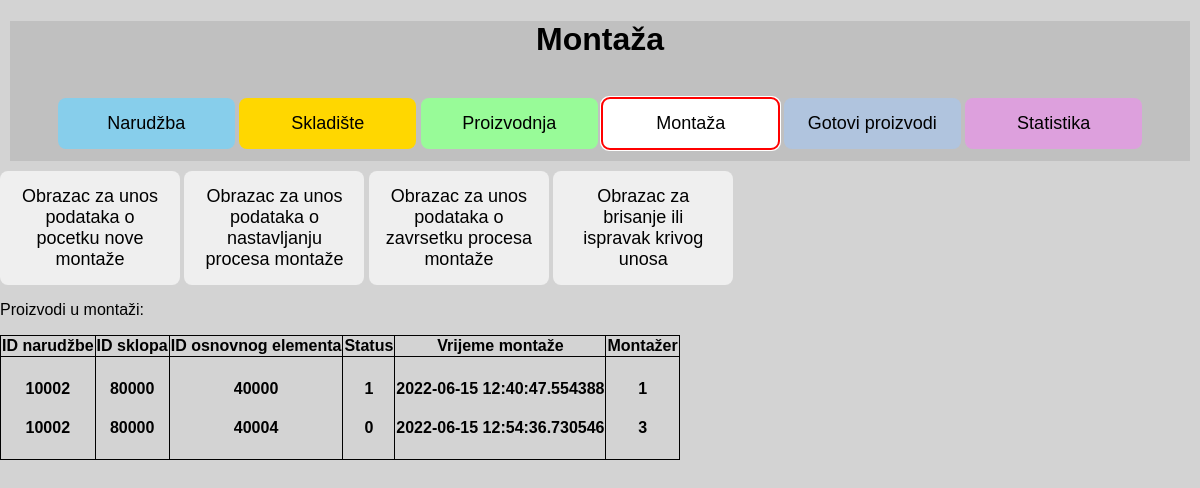
/installation, run on an earlier commit of the app's database.
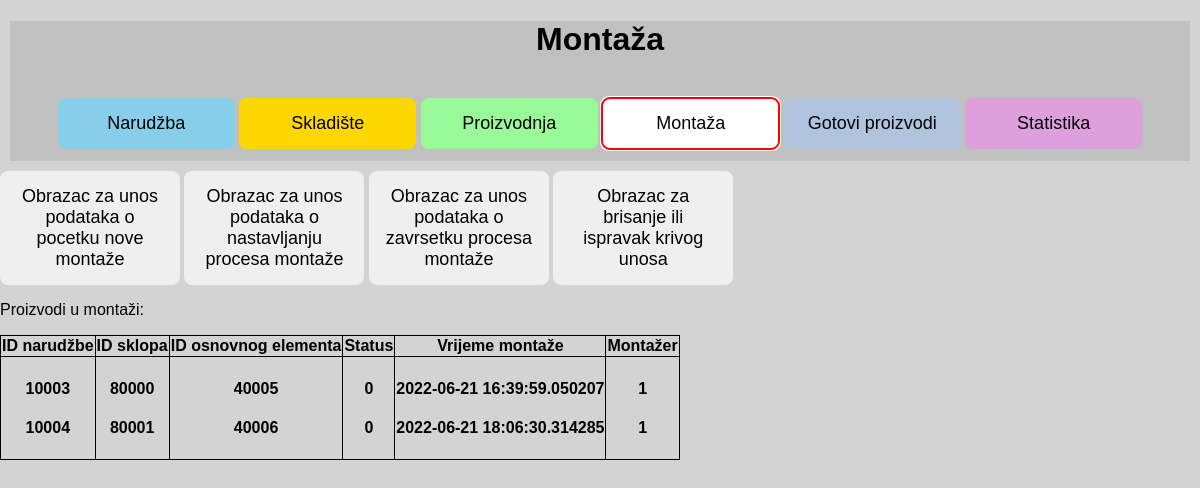
And on a later commit of the database.
### app.py (models this page shows, shortened)
class Installation(db.Model):
    __tablename__ = "installation"
    auto_id = db.Column(db.Integer, primary_key=True)
    order_id = db.Column(db.Integer)
    installation_id = db.Column(db.Integer)
    part_id = db.Column(db.Integer)
    installation_status = db.Column(db.String(200))
    installation_time = db.Column(db.DateTime, default=datetime.now)
    installation_worker = db.Column(db.Integer)
    first_time = True

### app.py (the view)
@app.route("/installation")
def installation():
    product = Installation.query.order_by(Installation.installation_id)
    return render_template("installation.html", product=product)

### templates/installation.html (shortened to what this page needs)
{% extends 'base.html' %}
{% block head %}
<link rel="stylesheet" href="{{ url_for('static', filename='css/installation.css') }}">
{% endblock %}
{% block body %}
<div class="content">
    <h1 id="Naslov">Montaža</h1>
    <br>
    <button class="btn btn-1" , onclick="window.location.href='/order'">Narudžba</button>
    <button class="btn btn-2" , onclick="window.location.href='/warehouse'">Skladište</button>
    <button class="btn btn-3" , onclick="window.location.href='/manufacturing'">Proizvodnja</button>
    <button class="btn btn-4" , onclick="window.location.href='/installation'">Montaža</button>
    <button class="btn btn-5" , onclick="window.location.href='/finishedproduct'">Gotovi proizvodi</button>
    <button class="btn btn-6" , onclick="window.location.href='/statistic'">Statistika</button>
</div>
<button class="btn" , onclick="window.location.href='/new_installation_form'">Obrazac za unos podataka o pocetku nove
    montaže</button>
<button class="btn" , onclick="window.location.href='/existing_installation_form'">Obrazac za unos podataka o
    nastavljanju procesa montaže</button>
<button class="btn" , onclick="window.location.href='/finished_installation_form'">Obrazac za unos podataka o zavrsetku
    procesa montaže</button>
<button class="btn" , onclick="window.location.href='/update_installation_form'">Obrazac za brisanje ili ispravak krivog
    unosa</button>
<p>Proizvodi u montaži:</p>
<table>
    <tr>
        <th>ID narudžbe</th>
        <th>ID sklopa</th>
        <th>ID osnovnog elementa</th>
        <th>Status</th>
        <th>Vrijeme montaže</th>
        <th>Montažer</th>
    </tr>
    <tr>
        <th>
            {% for manufacturing in product %}
            <h4>
                {{manufacturing.order_id}}
            </h4>
            {% endfor %}
        </th>
        <th>
            {% for manufacturing in product %}
            <h4>
                {{manufacturing.installation_id}}
            </h4>
            {% endfor %}
        </th>
        <th>
            {% for manufacturing in product %}
            <h4>
                {{manufacturing.part_id}}
            </h4>
            {% endfor %}
        </th>
        <th>
            {% for manufacturing in product %}
            <h4>
                {{manufacturing.installation_status}}
            </h4>
            {% endfor %}
        </th>
        <th>
            {% for manufacturing in product %}
            <h4>
                {{manufacturing.installation_time}}
            </h4>
            {% endfor %}
        </th>
        <th>
            {% for manufacturing in product %}
            <h4>
                {{manufacturing.installation_worker}}
            </h4>
            {% endfor %}
        </th>
    </tr>
</table>
{% endblock %}

What changed in the data, as far as the page shows it:
changed Installation (number 1 of 2 on the later page): order_id "10002" → "10003"; part_id "40000" → "40005"; installation_status "1" → "0"; installation_time "2022-06-15 12:40:47.554388" → "2022-06-21 16:39:59.050207"
changed Installation (number 2 of 2 on the later page): order_id "10002" → "10004"; installation_id "80000" → "80001"; part_id "40004" → "40006"; installation_time "2022-06-15 12:54:36.730546" → "2022-06-21 18:06:30.314285"; installation_worker "3" → "1"
